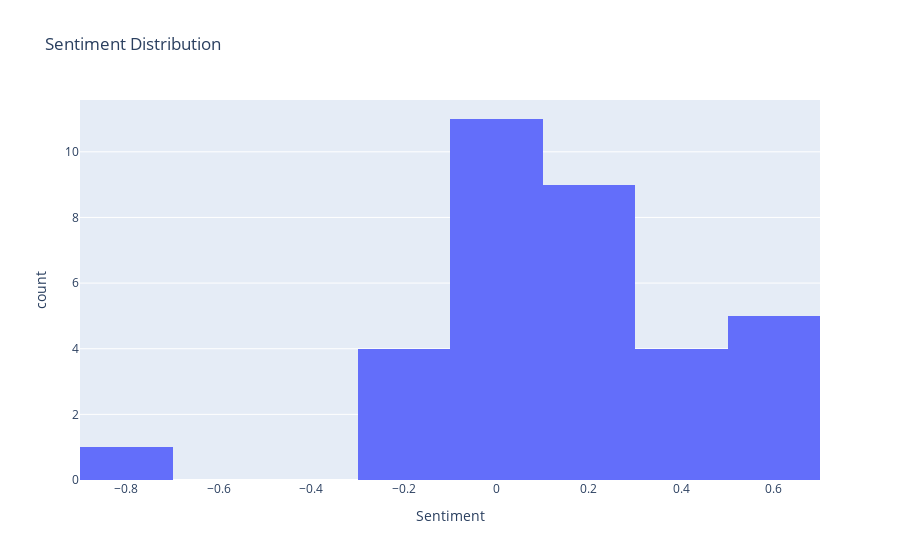

This figure's notebook cell:
### Markdown cell above
#### sentiment distribution

### Code cell
text['Sentiment'] = text['Article'].apply(lambda x: TextBlob(x).sentiment.polarity)

# Sentiment Distribution
fig = px.histogram(text, x='Sentiment', title='Sentiment Distribution')
fig.show()

### Figure 1 — Plotly figure (JSON) as saved in the notebook; plotly's stock layout.template omitted (floating-point values rounded to 4 significant figures)
{"data": [{"alignmentgroup": "True", "bingroup": "x", "hovertemplate": "Sentiment=%{x}<br>count=%{y}<extra></extra>", "legendgroup": "", "marker": {"color": "#636efa", "pattern": {"shape": ""}}, "name": "", "offsetgroup": "", "orientation": "v", "showlegend": false, "type": "histogram", "x": [0.6667, 0.02083, 0.6, 0.625, -0.1014, 0.6, 0.2833, 0.05, 0.4067, -0.1083, 0.3469, 0.58, 0.4792, 0.2, 0.01667, 0, -0.075, 0, 0.15, 0.08333, -0.2344, 0, 0.1577, -0.8, 0.09111, 0.4, 0.175, 0.2455, 0.1189, 0.0898, 0.27, 0.2886, -0.1812, 0], "xaxis": "x", "yaxis": "y"}], "layout": {"barmode": "relative", "legend": {"tracegroupgap": 0}, "title": {"text": "Sentiment Distribution"}, "xaxis": {"anchor": "y", "domain": [0, 1], "title": {"text": "Sentiment"}}, "yaxis": {"anchor": "x", "domain": [0, 1], "title": {"text": "count"}}}}
